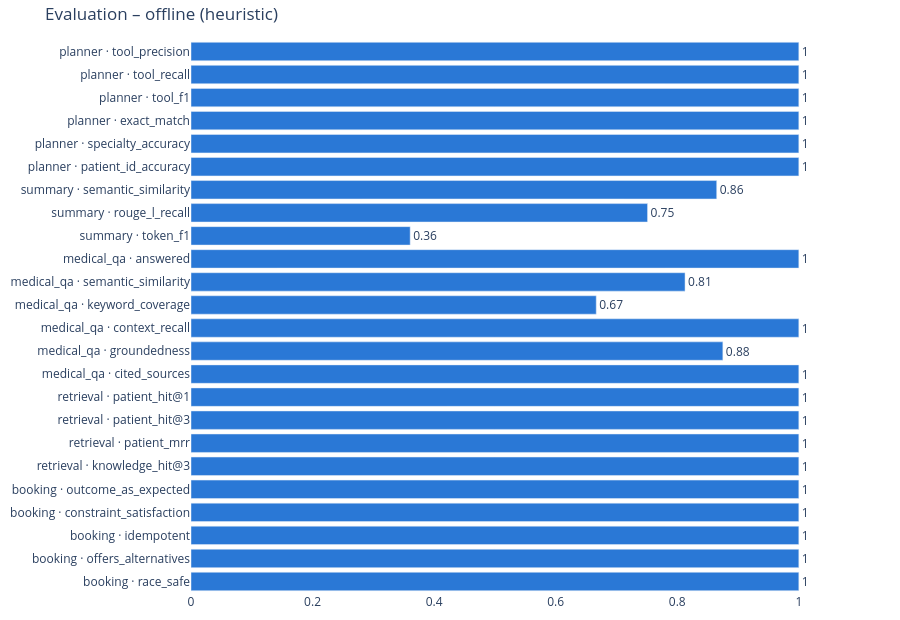

The cell this chart's notebook holds for it:
### Code cell
import plotly.graph_objects as go
df = pd.DataFrame(rows); df = df[df.module != "tools"]
fig = go.Figure(go.Bar(y=df.module + " · " + df.metric, x=df["mean"], orientation="h", marker_color="#2a78d6",
                       text=df["mean"].round(2), textposition="outside"))
fig.update_layout(title=f"Evaluation – {report['llm']}", height=620, xaxis_range=[0, 1.15],
                  yaxis_autorange="reversed", margin=dict(l=10, r=10, t=40, b=10), plot_bgcolor="white")
fig

### Figure 1 — Plotly figure (JSON) as saved in the notebook; plotly's stock layout.template omitted (floating-point values rounded to 4 significant figures)
{"data": [{"marker": {"color": "#2a78d6"}, "orientation": "h", "text": [1.0, 1.0, 1.0, 1.0, 1.0, 1.0, 0.86, 0.75, 0.36, 1.0, 0.81, 0.67, 1.0, 0.88, 1.0, 1.0, 1.0, 1.0, 1.0, 1.0, 1.0, 1.0, 1.0, 1.0], "textposition": "outside", "type": "bar", "x": [1.0, 1.0, 1.0, 1.0, 1.0, 1.0, 0.8649, 0.7511, 0.3606, 1.0, 0.8128, 0.6667, 1.0, 0.875, 1.0, 1.0, 1.0, 1.0, 1.0, 1.0, 1.0, 1.0, 1.0, 1.0], "y": ["planner · tool_precision", "planner · tool_recall", "planner · tool_f1", "planner · exact_match", "planner · specialty_accuracy", "planner · patient_id_accuracy", "summary · semantic_similarity", "summary · rouge_l_recall", "summary · token_f1", "medical_qa · answered", "medical_qa · semantic_similarity", "medical_qa · keyword_coverage", "medical_qa · context_recall", "medical_qa · groundedness", "medical_qa · cited_sources", "retrieval · patient_hit@1", "retrieval · patient_hit@3", "retrieval · patient_mrr", "retrieval · knowledge_hit@3", "booking · outcome_as_expected", "booking · constraint_satisfaction", "booking · idempotent", "booking · offers_alternatives", "booking · race_safe"]}], "layout": {"height": 620, "margin": {"b": 10, "l": 10, "r": 10, "t": 40}, "plot_bgcolor": "white", "title": {"text": "Evaluation – offline (heuristic)"}, "xaxis": {"range": [0, 1.15]}, "yaxis": {"autorange": "reversed"}}}
